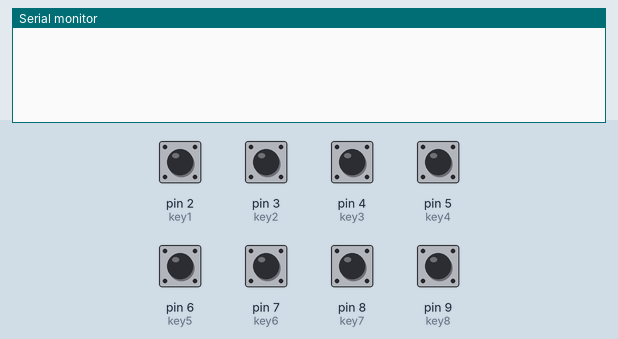
This sketch was run on a simulated Arduino Uno, built with avr-gcc and run on an emulated ATmega328P. Parts: the last lines printed to the serial monitor. The inputs (shaded band) are chosen by the test bench; at power-on: pin 2 (key1), pin 3 (key2), pin 4 (key3), pin 5 (key4), pin 6 (key5), pin 7 (key6), pin 8 (key7), pin 9 (key8) LOW.

Above: at 1.2 s.
1.3 s: pin 2 (key1) pulled HIGH for 0.15 s
At 1.9 s:
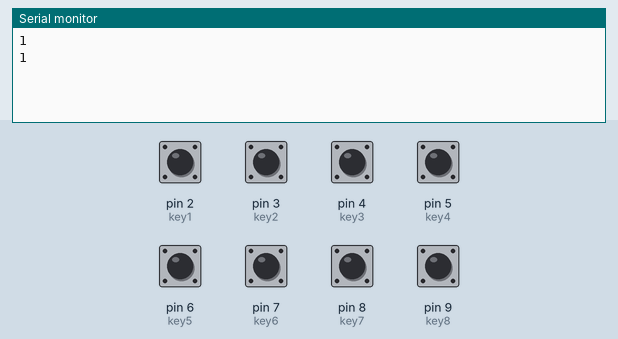
2.9 s: pin 3 (key2) pulled HIGH for 0.15 s
At 4.2 s:
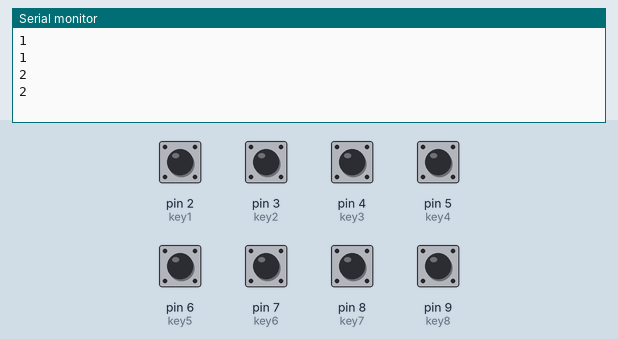
4.5 s: pin 4 (key3) pulled HIGH for 0.15 s
At 5.6 s:
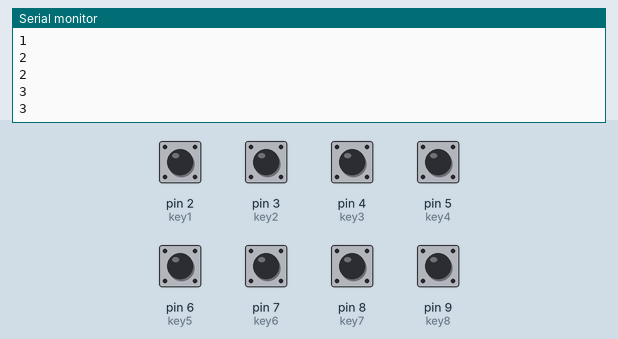
6.1 s: pin 5 (key4) pulled HIGH for 0.15 s
At 6.8 s:
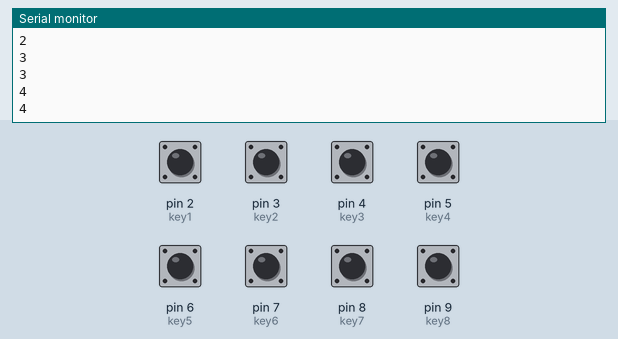
7.7 s: pin 6 (key5) pulled HIGH for 0.15 s
At 9.0 s:
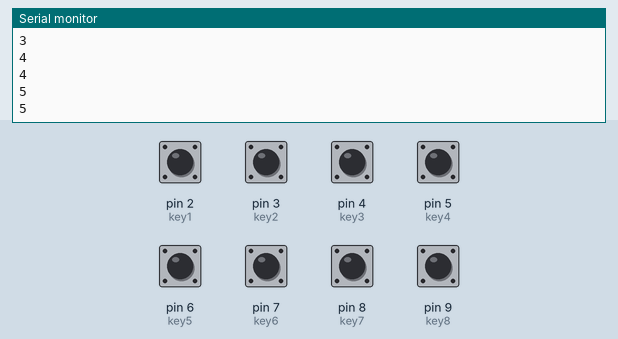
9.3 s: pin 7 (key6) pulled HIGH for 0.15 s
At 10.5 s:
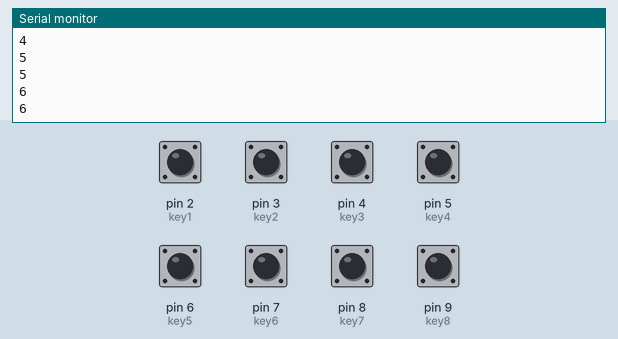
Timing chart, 0 to 11.9 s (numbered marks = the images above; inputs shaded):
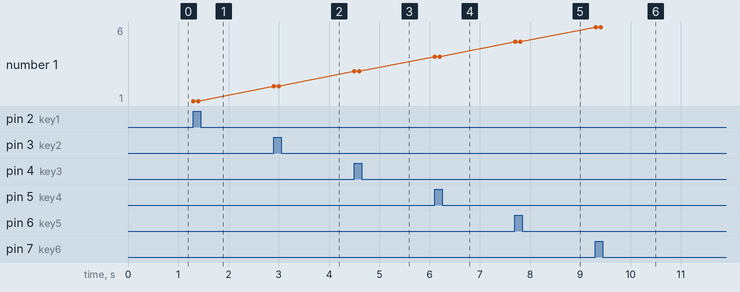

Measured:
- after the input at 1.3 s, the serial monitor: prints a new line at once (image 1)
- after the input at 2.9 s, the serial monitor: prints a new line at once (image 2)
- after the input at 4.5 s, the serial monitor: prints a new line at once (image 3)
- after the input at 6.1 s, the serial monitor: prints a new line at once (image 4)
- after the input at 7.7 s, the serial monitor: prints a new line at once (image 5)
- after the input at 9.3 s, the serial monitor: prints a new line at once (image 6)
- plotted number 1: 1 → 2 after the input at 2.9 s, 2 → 3 after the input at 4.5 s, 3 → 4 after the input at 6.1 s, 4 → 5 after the input at 7.7 s, 5 → 6 after the input at 9.3 s

The sketch:

8-channels-capacitive-touch-sensor-ttp226.ino
```cpp
int key1=2; //OUT1
int key2=3; //OUT2
int key3=4; //OUT3
int key4=5; //OUT4
int key5=6; //OUT5
int key6=7; //OUT6
int key7=8; //OUT7
int key8=9; //OUT8
int ks1;
int ks2;
int ks3;
int ks4;
int ks5;
int ks6;
int ks7;
int ks8;

void setup(){
    Serial.begin(9600);
    pinMode(key1,INPUT);
    pinMode(key2,INPUT);
    pinMode(key3,INPUT);
    pinMode(key4,INPUT);
    pinMode(key5,INPUT);
    pinMode(key6,INPUT);
    pinMode(key7,INPUT);
    pinMode(key8,INPUT);
}

void loop(){
    int ks1=digitalRead(key1);
    if(ks1==HIGH){
        Serial.println("1");
    }
    int ks2=digitalRead(key2);
    if(ks2==HIGH){
       Serial.println("2");
    }
    int ks3=digitalRead(key3);
    if(ks3==HIGH){
       Serial.println("3");
    }
    int ks4=digitalRead(key4);
    if(ks4==HIGH){
        Serial.println("4");
    }
    int ks5=digitalRead(key5);
    if(ks5==HIGH){
        Serial.println("5");
    }
    int ks6=digitalRead(key6);
    if(ks6==HIGH){
       Serial.println("6");
    }
    int ks7=digitalRead(key7);
    if(ks7==HIGH){
      Serial.println("7");
    }
    int ks8=digitalRead(key8);
    if(ks8==HIGH){
      Serial.println("8");
    }
    delay(100);
}
```
